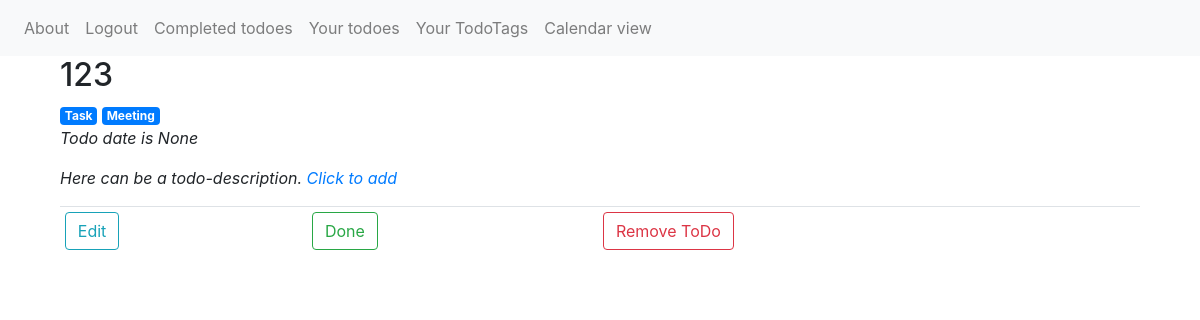
Page /todoes/todo/36/ on the earlier database version.
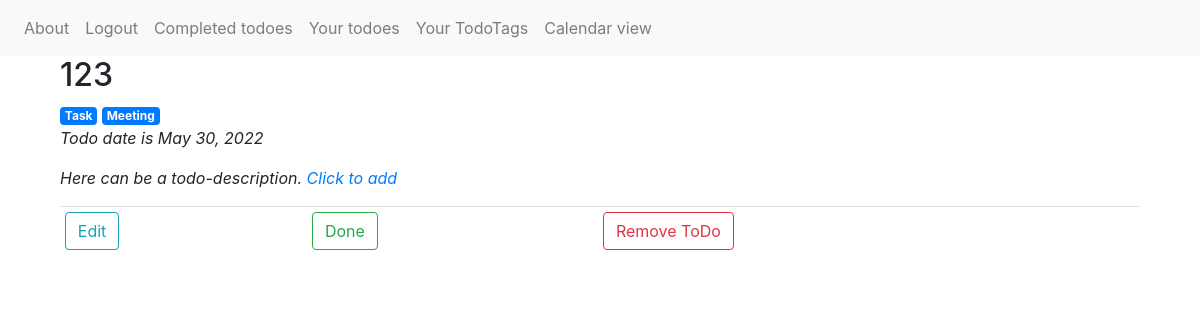
Same page on the later database version.
### todolist/models.py (models this page shows)
class Todo(models.Model):
    title = models.CharField(max_length=200, blank=True)
    body = models.CharField(max_length=2000, blank=True)
    timestamp_create = models.DateTimeField(auto_now_add=True)
    timestamp_todo = models.DateField()
    timestamp_done = models.DateTimeField(null=True)
    status = models.BooleanField(default=False)
    user = models.ForeignKey(User, on_delete=models.CASCADE)
    tags = models.ManyToManyField(TodoTags)

### todolist/views.py (the view)
# urls.py: path('todoes/todo/<int:todo_id>/', TodoPage.as_view(), name='todo'),
class TodoPage(View, DataMixin, LoginRequiredMixin):
    template_name = 'todolist/todo.html'
    title = 'Todo page'
    def get(self, requset, todo_id):
        todo = Todo.objects.get(id=todo_id)
        return render(requset, self.template_name, {'menu': self.logged_menu,
                                                    'title': self.title,
                                                    'todo': todo})

### todolist/templates/todolist/todo.html (shortened to what this page needs)
{% extends 'todolist/base.html' %}
{% block content %}
{% if todo.status == False %}
    <h2>{{todo.title}}</h2>
    {% if todo.tags.all %}
        {% for tag in todo.tags.all %}
        <a href="#" class="badge badge-primary">{{tag.tag_name}}</a>
        {% endfor %}
    {% endif %}
    <p><i>Todo date is {{todo.timestamp_todo}}</i></p>
    {% if todo.body %}
        <p>{{todo.body}}</p>
    {% else %}
        <p><i>Here can be a todo-description.
            <a href="{% url 'edit_todo' todo.id%}" name="from" value="todo">Click to add</a></i></p>
    {% endif %}
{% else %}
    <h2>{{todo.title}}</h2>
    <p><i>Done at {{todo.timestamp_done}}</i></p>
    <p>{{todo.body}}</p>
{% endif %}
<table class="table table-sm">
    <tbody>
    {% if todo.status == False %}
    <tr>
        <th scope="col">
            <form action="{% url 'edit_todo' todo.id%}" method="get" name="todo">
                <button type="submit" class="btn btn-outline-info" name="edit">Edit</button>
            </form>
        </th>
        <th scope="col">
            <form action="{% url 'done_todo'%}" method="post">
                <button type="submit" class="btn btn-outline-success" name="done_todo">Done</button>
            </form>
        </th>
        {% endif %}
        <th scope="col">
            <form action="{% url 'remove_todo'%}" method="post">
                <button type="submit" class="btn btn-outline-danger" name="remove_todo">Remove ToDo</button>
            </form>
        </th>
    </tr>
    </tbody>
</table>
{% endblock %}

Differences in the rows shown:
changed Todo: timestamp_todo "None" → "May 30, 2022"
